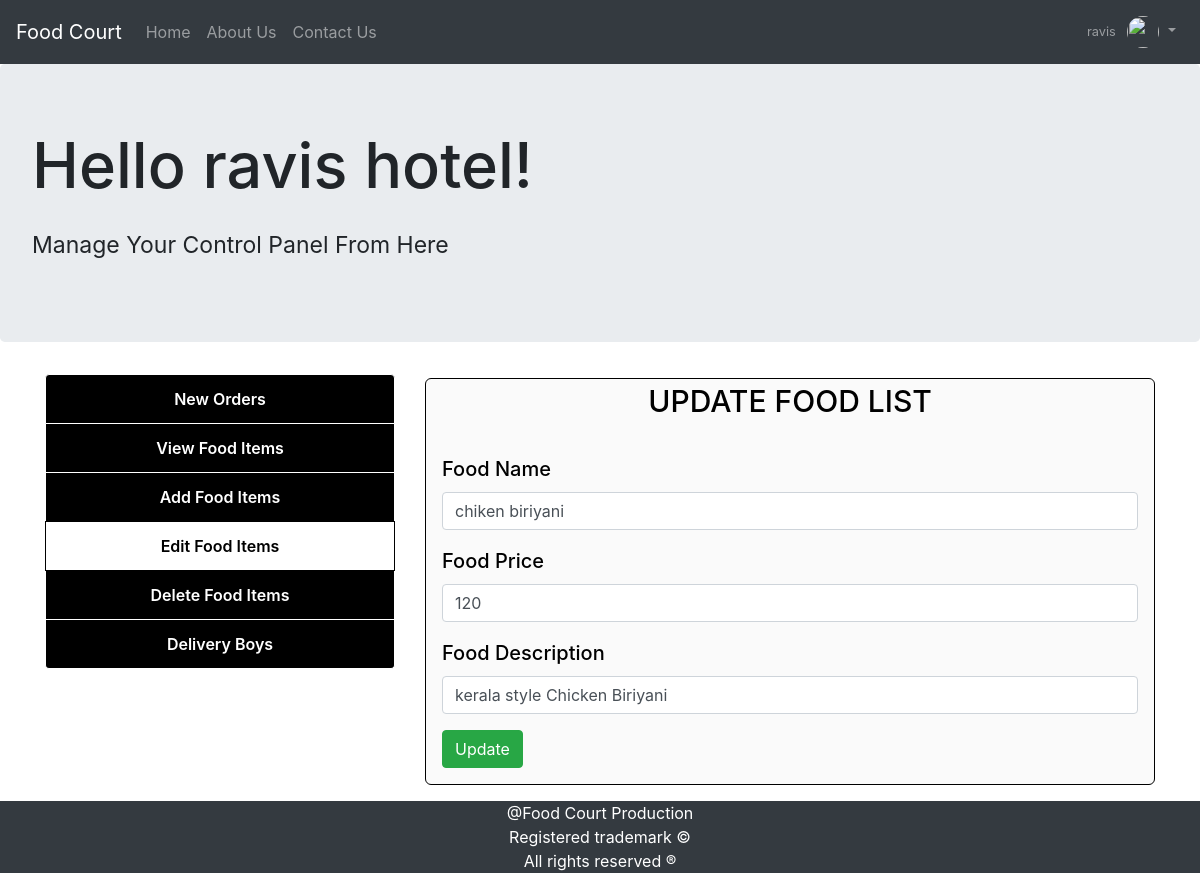
The app's page /mupdatefood.php?id=20 (signed in) with its own data.
### tables this page shows
CREATE TABLE `foodlist` (
  `fid` int(11) NOT NULL,
  `fname` varchar(30) NOT NULL,
  `fprice` varchar(15) NOT NULL,
  `fdescription` varchar(100) NOT NULL,
  `frestaurents` varchar(50) NOT NULL,
  `fimage` varchar(125) NOT NULL,
  `manager` varchar(45) NOT NULL,
  `foodstatus` varchar(30) NOT NULL
);

### mupdatefood.php (the view, shortened to what this page needs)
<?php
include "inc/dbh.inc.php";
?>
<!DOCTYPE html>
<html>
<head>
  <link rel="stylesheet" type="text/css" href="css/bootstrap.min.css">
  <link rel="stylesheet" type="text/css" href="css/main.css">
</head>
<body>
    <nav class="navbar navbar-expand-lg navbar-dark bg-dark">
  <a class="navbar-brand" href="index.php">Food Court</a>
  <div class="collapse navbar-collapse" id="navbarSupportedContent">
    <ul class="navbar-nav mr-auto">
      <li class="nav-item">
        <a class="nav-link" href="index.php">Home</a>
      </li>
      <li class="nav-item">
        <a class="nav-link" href="aboutus.php">About Us</a>
      </li>
      <li class="nav-item">
        <a class="nav-link " href="#contact">Contact Us</a>
      </li>
    </ul>
    <ul class="navbar-nav ml-auto">
      <li class="nav-item dropdown no-arrow">
        <a class="nav-link dropdown-toggle" href="#" id="userDropdown" role="button" data-toggle="dropdown" aria-haspopup="true" aria-expanded="false">
          <span class="mr-2 d-none d-lg-inline text-gray-600 small">
            <?php echo $_SESSION['u_name']; ?>
          </span>
          <img class="img-profile rounded-circle" src="https://source.unsplash.com/QAB-WJcbgJk/60x60" style="height: 2rem; width: 2rem;">
        </a>
      </li>
    </ul>
  </div>
</nav>
<div class="jumbotron">
  <h1 style="font-size: 63px;">Hello <?php echo $_SESSION['rname']; ?>!</h1>
	<p class="pt-3" style="font-size: 23px;">Manage Your Control Panel From Here</p>
</div>
  <div class="container">
   	<div class="row">
   	  <div class="col-md-4 ">
            <div class="mylist list-group">
              <a href="liveorders.php" class="list-group-item">New Orders</a>
              <a href="mviewfood.php" class="list-group-item ">View Food Items</a>
              <a href="maddfood.php" class="list-group-item ">Add Food Items</a>
              <a href="meditfood.php" class="list-group-item active">Edit Food Items</a>
              <a href="mdeletefood.php" class="list-group-item ">Delete Food Items</a>
              <a href="deliveryboy.php" class="list-group-item ">Delivery Boys</a>
            </div>
      </div>
       <div class="col-md-8 pt-1 pb-3">
           <legend style="border: 1px solid black; border-radius: 6px; color: black; font-size: 20px; font-weight: 500; margin: 0 auto; background-color: #FAFAFA;" class="pl-3 pr-3 pb-3">
            <center style="text-transform: uppercase; font-size: 30px;">Update Food List</center>
            <br>
                <?php
               	 $foodid = $_GET['id'];
                 $sql = "select * from foodlist where fid='$foodid';";
                 $result = mysqli_query($con, $sql);
                 $resultcheck = mysqli_num_rows($result);
                 if ($resultcheck > 0) {
                 	while ($row = mysqli_fetch_assoc($result)) {
               	?>
               <form method="POST">
               	<div class="form-group">
                <label>Food Name</label>
                <input type="text" name="fname" autocomplete="off" placeholder="Food Name" class="form-control" value="<?php echo $row['fname']; ?>">
                </div>
                <div class="form-group">
                <label>Food Price</label>
                <input type="text" name="fprice" autocomplete="off" placeholder="Price" class="form-control" value="<?php echo $row['fprice']; ?>">
                </div>
                <div class="form-group">
                <label>Food Description</label>
                <input class="form-control" name="fdescription" placeholder="Description" value="<?php echo $row['fdescription']; ?>">
                </div>
                <?php } } ?>
                <button class="btn btn-success" name="submit">Update</button>
               </form>
           </legend>
     </div>
   </div>
  </div>
<?php
 include 'footer.php';
?>

### css/main.css (style rules this page uses)
html,body { height: 100%; width: 100%; }
.mylist a { text-align: center; text-decoration: none; background-color: black; color: white; border: 1px solid white; font-weight: 600; }
.list-group-item.active { background-color: white !important; color: black; border: 1px solid black; }

### records on screen
foodlist: fname "chiken biriyani", fprice "120", fdescription "kerala style Chicken Biriyani"

### other values on screen
$_SESSION['u_name'] "ravis"
$_SESSION['rname'] "ravis hotel"
